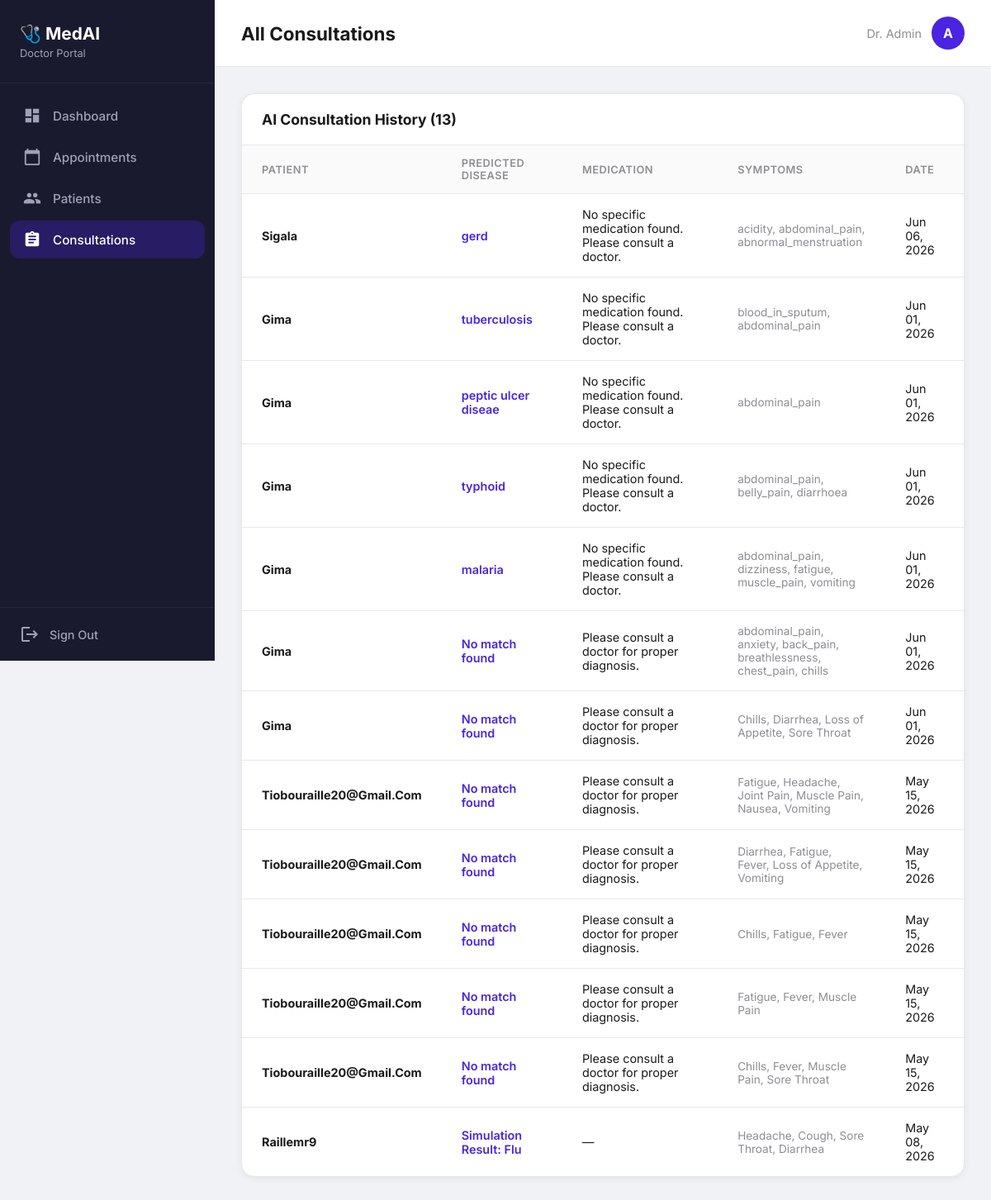
Screenshot of /doctor/consultations/ (signed in) with the database file from the repository.
### core/models.py (models this page shows, shortened)
class ConsultationHistory(models.Model):
    user = models.ForeignKey(User, on_delete=models.CASCADE, related_name='consultations')
    predicted_disease = models.CharField(max_length=100)
    recommended_medication = models.TextField(blank=True, null=True)
    symptoms_reported = models.TextField()
    created_at = models.DateTimeField(auto_now_add=True)

### core/doctor_views.py (the view)
# urls.py: path('doctor/consultations/', doctor_views.doctor_consultations, name='doctor_consultations'),
@login_required
@user_passes_test(is_doctor, login_url='login')
def doctor_consultations(request):
    consultations = ConsultationHistory.objects.all().order_by('-created_at')
    return render(request, 'core/doctor/doctor_consultations.html', {
        'consultations': consultations,
    })

### core/doctor_views.py (called while the page is built)
def is_doctor(user):
    return user.is_staff

### core/templates/core/doctor/doctor_consultations.html (shortened to what this page needs)
{% extends 'core/doctor/_base_doctor.html' %}
{% block page_title %}All Consultations{% endblock %}
{% block doc_content %}
<div class="doc-table-wrap">
    <div class="doc-table-header">
        <h2>AI Consultation History ({{ consultations|length }})</h2>
    </div>
    <table class="doc-table">
        <thead>
            <tr>
                <th>Patient</th>
                <th>Predicted Disease</th>
                <th>Medication</th>
                <th>Symptoms</th>
                <th>Date</th>
            </tr>
        </thead>
        <tbody>
            {% for c in consultations %}
            <tr>
                <td><strong>{{ c.user.username|title }}</strong></td>
                <td style="color: var(--doc-primary); font-weight: 600;">{{ c.predicted_disease }}</td>
                <td>{{ c.recommended_medication|default:"—" }}</td>
                <td style="max-width: 220px; color: var(--doc-text-muted); font-size: 0.85rem;">{{ c.symptoms_reported }}</td>
                <td>{{ c.created_at|date:"M d, Y" }}</td>
            </tr>
            {% endfor %}
        </tbody>
    </table>
</div>
{% endblock %}

### core/templates/core/doctor/_base_doctor.html (shortened to what this page needs)
<!DOCTYPE html>
<html lang="en">
<head>
    {% load static %}
</head>
<body>
    <div class="doc-layout">
        <aside class="doc-sidebar" id="sidebar">
            <div class="doc-sidebar-brand">
                <h2>🩺 MedAI</h2>
                <span>Doctor Portal</span>
            </div>
            <nav class="doc-sidebar-menu">
                <a href="{% url 'doctor_dashboard' %}" class="{% if request.resolver_match.url_name == 'doctor_dashboard' %}active{% endif %}">
                    <i class="material-icons">dashboard</i> Dashboard
                </a>
                <a href="{% url 'doctor_appointments' %}" class="{% if request.resolver_match.url_name == 'doctor_appointments' %}active{% endif %}">
                    <i class="material-icons">calendar_today</i> Appointments
                </a>
                <a href="{% url 'doctor_patients' %}" class="{% if request.resolver_match.url_name == 'doctor_patients' %}active{% endif %}">
                    <i class="material-icons">people</i> Patients
                </a>
                <a href="{% url 'doctor_consultations' %}" class="{% if request.resolver_match.url_name == 'doctor_consultations' %}active{% endif %}">
                    <i class="material-icons">assignment</i> Consultations
                </a>
            </nav>
            <div class="doc-sidebar-footer">
                <a href="{% url 'logout' %}">
                    <i class="material-icons">logout</i> Sign Out
                </a>
            </div>
        </aside>
        <main class="doc-main">
            <header class="doc-topbar">
                <div style="display: flex; align-items: center; gap: 16px;">
                    <h1>{% block page_title %}Dashboard{% endblock %}</h1>
                </div>
                <div class="doc-topbar-user">
                    <span style="font-size: 0.9rem; color: var(--doc-text-muted);">Dr. {{ user.username|title }}</span>
                    <div class="avatar">{{ user.username|first|upper }}</div>
                </div>
            </header>
            <div class="doc-content">
                {% block doc_content %}{% endblock %}
            </div>
        </main>
    </div>
</body>
</html>

### core/templates/core/doctor/_base_doctor.html (style rules this page uses)
:root { --doc-primary: #4A24E1; --doc-primary-light: #E8E5F6; --doc-accent: #2A8BF2; --doc-success: #1FC96E; --doc-warning: #FF9500; --doc-danger: #FF3B30; --doc-bg: #F0F2F5; --doc-surface: #FFFFFF; --doc-sidebar: #1A1A2E; --doc-sidebar-text: #A0A0B8; --doc-sidebar-active: #FFFFFF; --doc-text: #1A1A1A; --doc-text-muted: #8E8E93; --doc-border: #E8E8ED; --shadow-sm: 0 2px 8px rgba(0,0,0,0.06); --shadow-md: 0 4px 16px rgba(0,0,0,0.08); }
* { margin: 0; padding: 0; box-sizing: border-box; font-family: 'Inter', sans-serif; }
body { background: var(--doc-bg); color: var(--doc-text); min-height: 100vh; }
.doc-layout { display: flex; min-height: 100vh; }
.doc-sidebar { width: 260px; background: var(--doc-sidebar); color: var(--doc-sidebar-text); display: flex; flex-direction: column; position: fixed; top: 0; left: 0; height: 100vh; z-index: 50; transition: transform 0.3s ease; }
.doc-sidebar-brand { padding: 28px 24px; border-bottom: 1px solid rgba(255,255,255,0.06); }
.doc-sidebar-brand h2 { color: #FFFFFF; font-size: 1.3rem; font-weight: 700; }
.doc-sidebar-brand span { font-size: 0.8rem; color: var(--doc-sidebar-text); display: block; margin-top: 4px; }
.doc-sidebar-menu { padding: 16px 12px; flex-grow: 1; }
.doc-sidebar-menu a { display: flex; align-items: center; gap: 14px; padding: 12px 16px; border-radius: 12px; color: var(--doc-sidebar-text); text-decoration: none; font-size: 0.95rem; font-weight: 500; transition: all 0.2s ease; margin-bottom: 4px; }
.doc-sidebar-menu a:hover, .doc-sidebar-menu a.active { background: rgba(74, 36, 225, 0.3); color: var(--doc-sidebar-active); }
.doc-sidebar-menu a i { font-size: 22px; }
.doc-sidebar-footer { padding: 20px 24px; border-top: 1px solid rgba(255,255,255,0.06); }
.doc-sidebar-footer a { display: flex; align-items: center; gap: 12px; color: var(--doc-sidebar-text); text-decoration: none; font-size: 0.9rem; font-weight: 500; transition: color 0.2s; }
.doc-main { margin-left: 260px; flex: 1; padding: 0; min-height: 100vh; }
.doc-topbar { background: var(--doc-surface); padding: 20px 32px; display: flex; align-items: center; justify-content: space-between; border-bottom: 1px solid var(--doc-border); position: sticky; top: 0; z-index: 40; }
.doc-topbar h1 { font-size: 1.4rem; font-weight: 700; }
.doc-topbar-user { display: flex; align-items: center; gap: 12px; }
.doc-topbar-user .avatar { width: 40px; height: 40px; border-radius: 50%; background: var(--doc-primary); color: white; display: flex; align-items: center; justify-content: center; font-weight: 700; font-size: 1rem; }
.doc-content { padding: 32px; animation: docFadeIn 0.3s ease-out; }
.doc-table-wrap { background: var(--doc-surface); border-radius: 16px; box-shadow: var(--shadow-sm); border: 1px solid var(--doc-border); overflow: hidden; margin-bottom: 32px; }
.doc-table-header { display: flex; justify-content: space-between; align-items: center; padding: 20px 24px; border-bottom: 1px solid var(--doc-border); }
.doc-table-header h2 { font-size: 1.1rem; font-weight: 700; }
.doc-table { width: 100%; border-collapse: collapse; }
.doc-table th { text-align: left; padding: 14px 24px; font-size: 0.8rem; font-weight: 600; text-transform: uppercase; letter-spacing: 0.5px; color: var(--doc-text-muted); background: #FAFAFA; border-bottom: 1px solid var(--doc-border); }
.doc-table td { padding: 16px 24px; font-size: 0.9rem; border-bottom: 1px solid var(--doc-border); vertical-align: middle; }
.doc-table tr:last-child td { border-bottom: none; }

### rows the page displays
ConsultationHistory: user.username "Sigala", predicted_disease "gerd", recommended_medication "No specific medication found. Please consult a doctor.", symptoms_reported "acidity, abdominal_pain, abnormal_menstruation", created_at "Jun 06, 2026"
ConsultationHistory: user.username "Gima", predicted_disease "tuberculosis", recommended_medication "No specific medication found. Please consult a doctor.", symptoms_reported "blood_in_sputum, abdominal_pain", created_at "Jun 01, 2026"
ConsultationHistory: user.username "Gima", predicted_disease "peptic ulcer diseae", recommended_medication "No specific medication found. Please consult a doctor.", symptoms_reported "abdominal_pain", created_at "Jun 01, 2026"
ConsultationHistory: user.username "Gima", predicted_disease "typhoid", recommended_medication "No specific medication found. Please consult a doctor.", symptoms_reported "abdominal_pain, belly_pain, diarrhoea", created_at "Jun 01, 2026"
ConsultationHistory: user.username "Gima", predicted_disease "malaria", recommended_medication "No specific medication found. Please consult a doctor.", symptoms_reported "abdominal_pain, dizziness, fatigue, muscle_pain, vomiting", created_at "Jun 01, 2026"
ConsultationHistory: user.username "Gima", predicted_disease "No match found", recommended_medication "Please consult a doctor for proper diagnosis.", symptoms_reported "abdominal_pain, anxiety, back_pain, breathlessness, chest_pain, chills", created_at "Jun 01, 2026"
ConsultationHistory: user.username "Gima", predicted_disease "No match found", recommended_medication "Please consult a doctor for proper diagnosis.", symptoms_reported "Chills, Diarrhea, Loss of Appetite, Sore Throat", created_at "Jun 01, 2026"
ConsultationHistory: user.username "Tiobouraille20@Gmail.Com", predicted_disease "No match found", recommended_medication "Please consult a doctor for proper diagnosis.", symptoms_reported "Fatigue, Headache, Joint Pain, Muscle Pain, Nausea, Vomiting", created_at "May 15, 2026"
ConsultationHistory: user.username "Tiobouraille20@Gmail.Com", predicted_disease "No match found", recommended_medication "Please consult a doctor for proper diagnosis.", symptoms_reported "Diarrhea, Fatigue, Fever, Loss of Appetite, Vomiting", created_at "May 15, 2026"
ConsultationHistory: user.username "Tiobouraille20@Gmail.Com", predicted_disease "No match found", recommended_medication "Please consult a doctor for proper diagnosis.", symptoms_reported "Chills, Fatigue, Fever", created_at "May 15, 2026"
ConsultationHistory: user.username "Tiobouraille20@Gmail.Com", predicted_disease "No match found", recommended_medication "Please consult a doctor for proper diagnosis.", symptoms_reported "Fatigue, Fever, Muscle Pain", created_at "May 15, 2026"
ConsultationHistory: user.username "Tiobouraille20@Gmail.Com", predicted_disease "No match found", recommended_medication "Please consult a doctor for proper diagnosis.", symptoms_reported "Chills, Fever, Muscle Pain, Sore Throat", created_at "May 15, 2026"
ConsultationHistory: user.username "Raillemr9", predicted_disease "Simulation Result: Flu", recommended_medication "—", symptoms_reported "Headache, Cough, Sore Throat, Diarrhea", created_at "May 08, 2026"

### other values shown
{{ user.username|title }} "Admin"
{{ user.username|first|upper }} "A"
{{ consultations|length }} "13"
